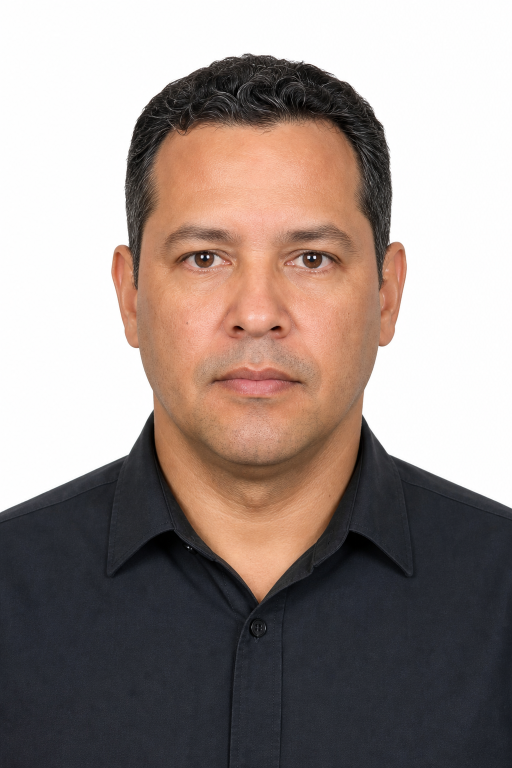
#> input picture scripts/mockups/assets/foto_funcionario_doc_source.png, 1024 x 1536 px (shown at 1/2 size)
$ python prepare_foto_3x4_doc.py
#> lines starting #> are read from the running program, lines starting #| are printed output that depends on the picture
#> in gerar_foto_3x4, origem is the input picture: PIL image 1024x1536 RGB; mean R, G, B 155, 141.7, 136.7
#!/usr/bin/env python3
"""
Gera foto 3x4 (padrão documentos BR) para mockup da Tela 03.
Usa scripts/mockups/assets/foto_funcionario_doc_source.png quando existir.
"""
from __future__ import annotations

import os
import sys
import urllib.request

from PIL import Image, ImageOps

BASE_DIR = os.path.dirname(os.path.dirname(os.path.abspath(__file__)))
ASSETS_DIR = os.path.join(BASE_DIR, "scripts", "mockups", "assets")
OUT_PATH = os.path.join(ASSETS_DIR, "foto_funcionario_doc.jpg")
LOCAL_SRC = os.path.join(ASSETS_DIR, "foto_funcionario_doc_source.png")
FALLBACK_URL = "https://randomuser.me/api/portraits/men/75.jpg"

OUT_W, OUT_H = 450, 600
BG_COLOR = (255, 255, 255)


def _baixar_origem(dest: str) -> None:
    os.makedirs(os.path.dirname(dest), exist_ok=True)
    req = urllib.request.Request(
        FALLBACK_URL,
        headers={"User-Agent": "PROJ_MAP-doc-mockup/1.0"},
    )
    with urllib.request.urlopen(req, timeout=30) as resp:
        with open(dest, "wb") as f:
            f.write(resp.read())


def _crop_retrato_3x4(img: Image.Image) -> Image.Image:
    """Recorta centro da imagem na proporção 3:4 (retrato, rosto centralizado)."""
    img = img.convert("RGB")
    w, h = img.size
#> w = 1024; h = 1536
    target_ratio = 3 / 4

    if w / h > target_ratio:
        new_w = int(h * target_ratio)
        left = (w - new_w) // 2
        box = (left, 0, left + new_w, h)
    else:
        new_h = int(w / target_ratio)
#> new_h = 1365
        top = max(0, (h - new_h) // 2 - int(h * 0.04))
#> top = 24
        box = (0, top, w, min(h, top + new_h))
#> box = (0, 24, 1024, 1389)

    return img.crop(box)
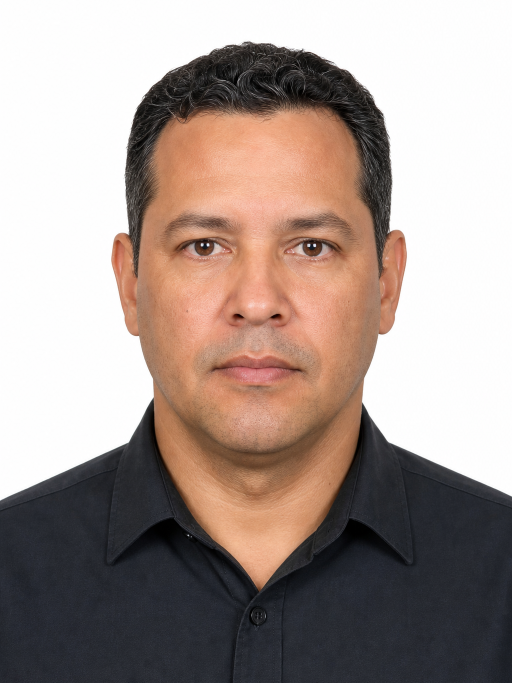
#> returned value: PIL image 1024x1365 RGB (shown at 1/2 size); mean R, G, B 165.7, 150.5, 144.1


def gerar_foto_3x4() -> str:
    os.makedirs(ASSETS_DIR, exist_ok=True)
    tmp = os.path.join(ASSETS_DIR, "_origem_temp.jpg")

    if os.path.isfile(LOCAL_SRC):
        origem = Image.open(LOCAL_SRC)
    else:
        try:
            _baixar_origem(tmp)
            origem = Image.open(tmp)
        except Exception:
            if os.path.exists(OUT_PATH):
                origem = Image.open(OUT_PATH)
            else:
                raise

    retrato = _crop_retrato_3x4(ImageOps.exif_transpose(origem))
    retrato = retrato.resize((OUT_W, OUT_H), Image.Resampling.LANCZOS)
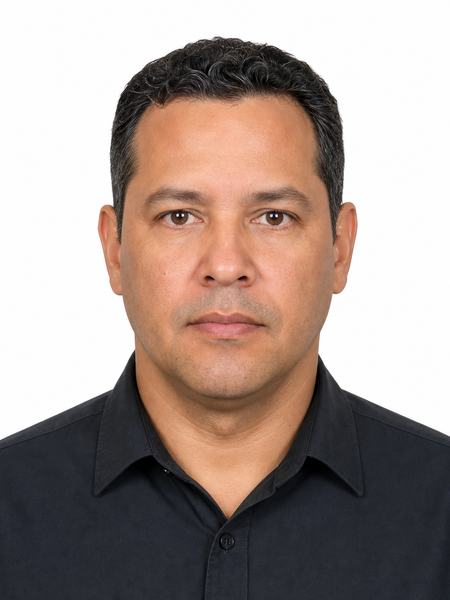
#> retrato: PIL image 450x600 RGB; mean R, G, B 165.7, 150.5, 144

    final = Image.new("RGB", (OUT_W, OUT_H), BG_COLOR)
#> final: PIL image 450x600 RGB; every value is 255
    final.paste(retrato, (0, 0))
    final.save(OUT_PATH, "JPEG", quality=94, optimize=True)

    if os.path.exists(tmp):
        os.remove(tmp)

    return OUT_PATH


def main() -> int:
    path = gerar_foto_3x4()
    print(f"Foto 3x4 gerada: {path} ({OUT_W}x{OUT_H})")
    return 0


if __name__ == "__main__":
    sys.exit(main())
#> (the program exits here)
